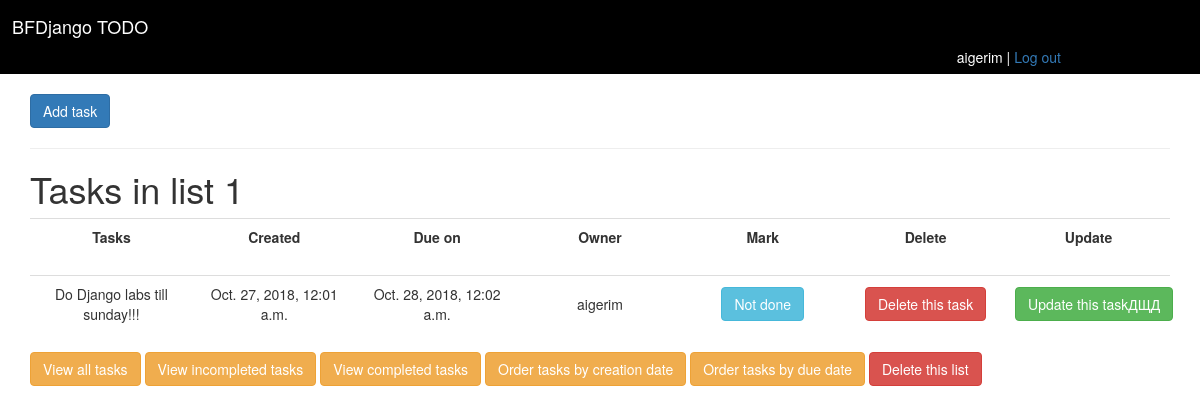
/cbv/tasks/ (signed in), run on the app's committed database.
### cbv/models.py (models this page shows, shortened)
class Task(models.Model):
    title = models.CharField(max_length=100)
    created = models.DateTimeField()
    due_to = models.DateTimeField()
    owner = models.ForeignKey(User,on_delete=models.CASCADE, related_name = 'cbv_tasks')
    objects = TaskManager()
    mark = models.BooleanField();

### cbv/views/task.py (the view)
# urls.py: path('tasks/', views.TaskListView.as_view(), name='task_list'),
class TaskListView(LoginRequiredMixin, ListView):
    model = Task
    context_object_name = 'tasks'

### cbv/templates/cbv/task_list.html
{% extends 'base.html' %}
{% block body %}
		<a href="{% url 'cbv:task_create' %}" class="btn btn-primary">Add task</a>
	<hr><h1>Tasks in list 1</h1>
	<table class="table table-hover equal-width-cols">
    <tr>
      <th scope="col" class>Tasks</th>
      <th scope="col">Created</th>
      <th scope="col">Due on</th>
      <th scope="col">Owner</th>
       <th scope="col">Mark</th>
       <th scope="col">Delete</th>
       <th scope="col">Update</th>
    </tr>
</table>
<table class="table table-hover equal-width-cols">
	{% for curtask in tasks %}
	<tr>
			<td class = "centered">{{curtask.title}}</td>
			<td class = "centered">{{curtask.created}}</td>
			<td class = "centered">{{curtask.due_to}}</td>
			<td class = "centered">{{curtask.owner}}</td>
			{% if curtask.mark == True %}
			<td class = "centered"><a class="btn btn-info" href="">Done</a></td>
			{% else %}
			<td class = "centered"><a href="{% url 'task_done' curtask.id %}" class="btn btn-info">Not done</a></td>
			{% endif %}
			<td class = "centered"><a href="{% url 'cbv:task_delete' curtask.id %}" class="btn btn-danger">Delete this task</a></td>
			<td class = "centered"><a href="{% url 'cbv:task_update' curtask.id %}" class="btn btn-success">Update this taskДЩД</a></td>
		</tr>
		{% endfor %}
</table>
	<a href="{% url 'cbv:task_list' %}" class="btn btn-warning">View all tasks</a>
 	<a href="{% url 'incompleted' %}" class="btn btn-warning">View incompleted tasks</a>
	<a href="{% url 'completed' %}" class="btn btn-warning">View completed tasks</a>
	<a href="{% url 'creation' %}" class="btn btn-warning">Order tasks by creation date</a>
	 <a href="{% url 'due_order' %}" class="btn btn-warning">Order tasks by due date</a>
	 <a href="{% url 'delete_list' %}" class="btn btn-danger">Delete this list</a>
{% endblock %}

### cbv/templates/base.html (shortened to what this page needs)
{% load static %}
<!DOCTYPE html>
<html>
<head>
	<link rel="stylesheet" type="text/css" href="{% static 'css/bootstrap1.css'%}">
	<link rel="stylesheet" type="text/css" href="{% static 'css/mycustom.css' %}">
</head>
<body>
<div class="jumbotron">
	<h4>BFDjango TODO </h4>
	  {% if user.is_authenticated %}
	<span class="users">{{user.username}} |
	<a href="{% url 'logout' %}" >Log out</a></span>
	   {% else %}
	  <a href="{% url 'register' %} " class='users'>Sign Up</a>
	      {% endif %}
</div>
<div class="container">
{% block body %}
{% endblock %}
</div>
</body>
</html>

### main/static/css/mycustom.css (style rules this page uses)
.jumbotron { background-color: black; margin-bottom: 20px; color:white; padding:7px; padding-left: 12px; }
.users { padding-left: 80%; }
.equal-width-cols { width: 100%; table-layout: fixed; }
.equal-width-cols td { width: 100%; text-align:center; }

### data on the page
Task: title "Do Django labs till sunday!!!", created "Oct. 27, 2018, 12:01 a.m.", due_to "Oct. 28, 2018, 12:02 a.m.", owner "aigerim", mark "Not done"

### other printed values
{{ user.username }} "aigerim"
